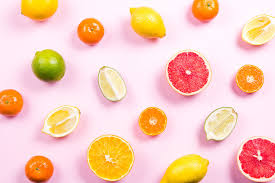
#> input picture edge_detection.jpg, 275 x 183 px
$ jupyter execute --allow-errors Advanced_Operations_Detecting_Faces_Features.ipynb   (older library calls are emulated)
#> lines starting #> are read from the running program, lines starting #| are printed output that depends on the picture
<a href="https://colab.research.google.com/github/Gizem-kaya/Image-Processing-with-Python/blob/master/Advanced_Operations_Detecting_Faces_Features.ipynb" target="_parent"></a>

# **Advanced Operations, Detecting Faces and Features**

[cell 1]
import matplotlib.pyplot as plt
import numpy as np
from skimage.feature import canny
from skimage import color, data
from skimage.feature import corner_harris, corner_peaks
from skimage.feature import Cascade
import matplotlib.patches as patches
from skimage.segmentation import slic
from skimage.filters import gaussian

[cell 2]
def show_comparison(original, title, filtered, new_title):
  fig, (ax1, ax2) = plt.subplots(ncols = 2, figsize = (16,12), sharex = True, sharey = True )

  ax1.imshow(original, cmap = plt.cm.gray)
  ax1.set_title(title)
  ax1.axis('off')

  ax2.imshow(filtered, cmap = plt.cm.gray)
  ax2.set_title(new_title)
  ax2.axis('off')

  plt.show()

[cell 3]
def show_corners(image, coordinates, title):
  plt.figure(figsize=(8,6))
  plt.imshow(image, interpolation = 'nearest', cmap = 'gray')
  plt.title(title)
  plt.plot(coordinates[:, 1], coordinates[:, 0], '+r', markersize = 15)
  plt.axis('off')
  plt.show()

[cell 4]
def show_face(image, detection, title):
  plt.imshow(image)
  img_desc = plt.gca()
  plt.set_cmap('gray')
  plt.axis('off')
  plt.title(title)

  for patch in detection:
    img_desc.add_patch(patches.Rectangle(
        (patch['c'], patch['r']), patch['width'], patch['height'], fill = False, color = 'r',linewidth = 2)
    )
  plt.show()

[cell 5]
def get_face(d, image):
  x,y = d['r'], d['c']

  width = d['r'] + d['width']
  height = d['c'] + d['height']

  face = image[x:width, y:height]
  return face

[cell 6]
def merge_face(d, original_image, gaussian_image):
  x,y = d['r'], d['c']

  width = d['r'] + d['width']
  height = d['c'] + d['height']

  original_image[x:width, y:height] = gaussian_image
  return original_image

## **Finding the edges with Canny**

[cell 7]
fruits = plt.imread("edge_detection.jpg")
#> fruits is the input picture: shape (183, 275, 3); mean R, G, B 247.9, 206, 189.2

gray_fruits = color.rgb2gray(fruits)
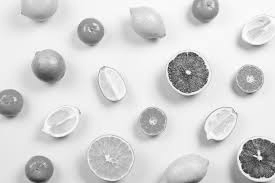
#> gray_fruits: shape (183, 275) float64; min 0.138, max 0.999, mean 0.838

[cell 8]
edges = canny(gray_fruits, sigma = 1.0)  # Second parameter is the gaussian filter(is already 1 as default).
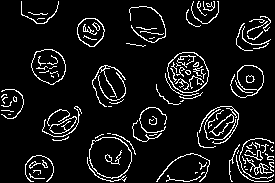
#> edges: shape (183, 275) bool; 8.4% white in thin lines or dots

show_comparison(fruits, "Original", edges, "Canny Edge Detection Result")
#> in show_comparison, `plt.show()`:
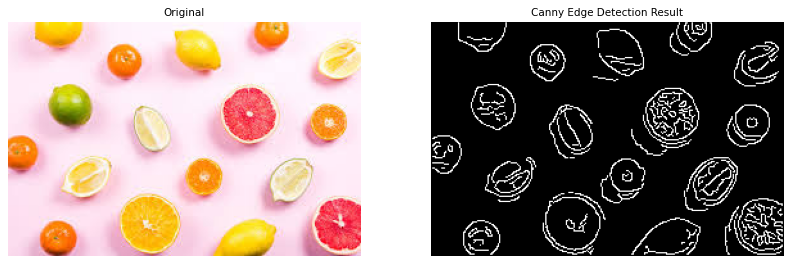
#> figure drawn by matplotlib, 2 panels

[cell 9]
edges_18 = canny(gray_fruits, sigma = 1.8)
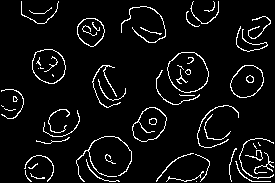
#> edges_18: shape (183, 275) bool; 6.1% white in thin lines or dots
edges_12 = canny(gray_fruits, sigma = 1.2)
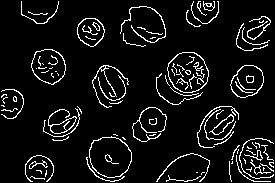
#> edges_12: shape (183, 275) bool; 7.8% white in thin lines or dots

show_comparison(edges_12, "Sigma = 1.2", edges_18, "Sigma = 1.8")
